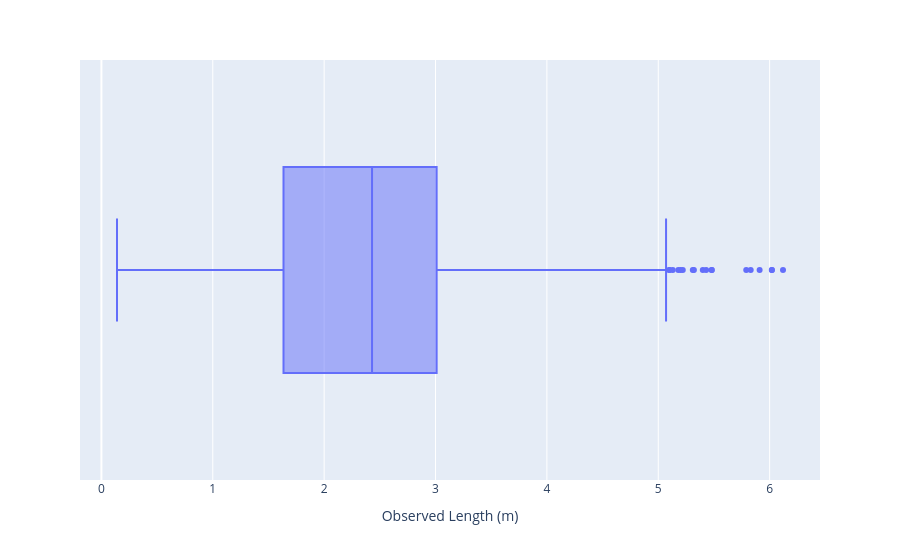

Notebook code cell kept with this figure:
### Code cell
px.box(df,x='Observed Length (m)')

### Figure 1 — Plotly figure (JSON) as saved in the notebook; plotly's stock layout.template omitted (floating-point values rounded to 4 significant figures; data arrays with more than 128 entries replaced by an {"elided": "..."} marker saying what was removed)
{"data": [{"alignmentgroup": "True", "hovertemplate": "Observed Length (m)=%{x}<extra></extra>", "legendgroup": "", "marker": {"color": "#636efa"}, "name": "", "notched": false, "offsetgroup": "", "orientation": "h", "showlegend": false, "type": "box", "x": {"elided": "1000 float values"}, "x0": " ", "xaxis": "x", "y0": " ", "yaxis": "y"}], "layout": {"boxmode": "group", "legend": {"tracegroupgap": 0}, "margin": {"t": 60}, "xaxis": {"anchor": "y", "domain": [0, 1], "title": {"text": "Observed Length (m)"}}, "yaxis": {"anchor": "x", "domain": [0, 1]}}}
